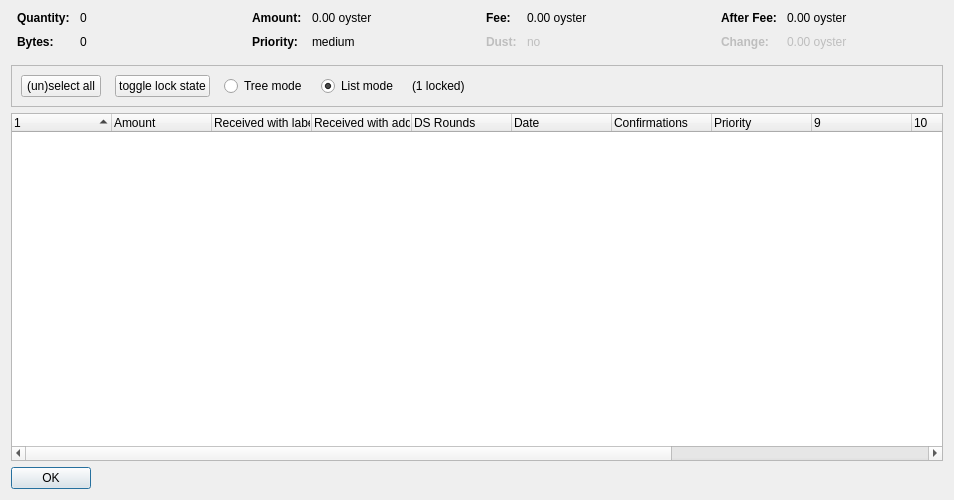
<?xml version="1.0" encoding="UTF-8"?>
<ui version="4.0">
 <class>CoinControlDialog</class>
 <widget class="QDialog" name="CoinControlDialog">
  <property name="geometry">
   <rect>
    <x>0</x>
    <y>0</y>
    <width>954</width>
    <height>500</height>
   </rect>
  </property>
  <property name="windowTitle">
   <string>Coin Selection</string>
  </property>
  <layout class="QVBoxLayout" name="verticalLayout">
   <item>
    <layout class="QHBoxLayout" name="horizontalLayoutTop" stretch="0,0,0,0">
     <property name="topMargin">
      <number>0</number>
     </property>
     <property name="bottomMargin">
      <number>10</number>
     </property>
     <item>
      <layout class="QFormLayout" name="formLayoutCoinControl1">
       <property name="horizontalSpacing">
        <number>10</number>
       </property>
       <property name="verticalSpacing">
        <number>10</number>
       </property>
       <property name="leftMargin">
        <number>6</number>
       </property>
       <property name="rightMargin">
        <number>6</number>
       </property>
       <item row="0" column="0">
        <widget class="QLabel" name="labelCoinControlQuantityText">
         <property name="font">
          <font>
           <weight>75</weight>
           <bold>true</bold>
          </font>
         </property>
         <property name="text">
          <string>Quantity:</string>
         </property>
        </widget>
       </item>
       <item row="0" column="1">
        <widget class="QLabel" name="labelCoinControlQuantity">
         <property name="cursor">
          <cursorShape>IBeamCursor</cursorShape>
         </property>
         <property name="contextMenuPolicy">
          <enum>Qt::ActionsContextMenu</enum>
         </property>
         <property name="text">
          <string notr="true">0</string>
         </property>
         <property name="textInteractionFlags">
          <set>Qt::LinksAccessibleByMouse|Qt::TextSelectableByKeyboard|Qt::TextSelectableByMouse</set>
         </property>
        </widget>
       </item>
       <item row="1" column="0">
        <widget class="QLabel" name="labelCoinControlBytesText">
         <property name="font">
          <font>
           <weight>75</weight>
           <bold>true</bold>
          </font>
         </property>
         <property name="text">
          <string>Bytes:</string>
         </property>
        </widget>
       </item>
       <item row="1" column="1">
        <widget class="QLabel" name="labelCoinControlBytes">
         <property name="cursor">
          <cursorShape>IBeamCursor</cursorShape>
         </property>
         <property name="contextMenuPolicy">
          <enum>Qt::ActionsContextMenu</enum>
         </property>
         <property name="text">
          <string notr="true">0</string>
         </property>
         <property name="textInteractionFlags">
          <set>Qt::LinksAccessibleByMouse|Qt::TextSelectableByKeyboard|Qt::TextSelectableByMouse</set>
         </property>
        </widget>
       </item>
      </layout>
     </item>
     <item>
      <layout class="QFormLayout" name="formLayoutCoinControl2">
       <property name="horizontalSpacing">
        <number>10</number>
       </property>
       <property name="verticalSpacing">
        <number>10</number>
       </property>
       <property name="leftMargin">
        <number>6</number>
       </property>
       <property name="rightMargin">
        <number>6</number>
       </property>
       <item row="0" column="0">
        <widget class="QLabel" name="labelCoinControlAmountText">
         <property name="font">
          <font>
           <weight>75</weight>
           <bold>true</bold>
          </font>
         </property>
         <property name="text">
          <string>Amount:</string>
         </property>
        </widget>
       </item>
       <item row="0" column="1">
        <widget class="QLabel" name="labelCoinControlAmount">
         <property name="cursor">
          <cursorShape>IBeamCursor</cursorShape>
         </property>
         <property name="contextMenuPolicy">
          <enum>Qt::ActionsContextMenu</enum>
         </property>
         <property name="text">
          <string notr="true">0.00 oyster</string>
         </property>
         <property name="textInteractionFlags">
          <set>Qt::LinksAccessibleByMouse|Qt::TextSelectableByKeyboard|Qt::TextSelectableByMouse</set>
         </property>
        </widget>
       </item>
       <item row="1" column="0">
        <widget class="QLabel" name="labelCoinControlPriorityText">
         <property name="font">
          <font>
           <weight>75</weight>
           <bold>true</bold>
          </font>
         </property>
         <property name="text">
          <string>Priority:</string>
         </property>
        </widget>
       </item>
       <item row="1" column="1">
        <widget class="QLabel" name="labelCoinControlPriority">
         <property name="cursor">
          <cursorShape>IBeamCursor</cursorShape>
         </property>
         <property name="contextMenuPolicy">
          <enum>Qt::ActionsContextMenu</enum>
         </property>
         <property name="text">
          <string>medium</string>
         </property>
         <property name="textInteractionFlags">
          <set>Qt::LinksAccessibleByMouse|Qt::TextSelectableByKeyboard|Qt::TextSelectableByMouse</set>
         </property>
        </widget>
       </item>
      </layout>
     </item>
     <item>
      <layout class="QFormLayout" name="formLayoutCoinControl3">
       <property name="horizontalSpacing">
        <number>10</number>
       </property>
       <property name="verticalSpacing">
        <number>10</number>
       </property>
       <property name="leftMargin">
        <number>6</number>
       </property>
       <property name="rightMargin">
        <number>6</number>
       </property>
       <item row="0" column="0">
        <widget class="QLabel" name="labelCoinControlFeeText">
         <property name="font">
          <font>
           <weight>75</weight>
           <bold>true</bold>
          </font>
         </property>
         <property name="text">
          <string>Fee:</string>
         </property>
        </widget>
       </item>
       <item row="0" column="1">
        <widget class="QLabel" name="labelCoinControlFee">
         <property name="cursor">
          <cursorShape>IBeamCursor</cursorShape>
         </property>
         <property name="contextMenuPolicy">
          <enum>Qt::ActionsContextMenu</enum>
         </property>
         <property name="text">
          <string notr="true">0.00 oyster</string>
         </property>
         <property name="textInteractionFlags">
          <set>Qt::LinksAccessibleByMouse|Qt::TextSelectableByKeyboard|Qt::TextSelectableByMouse</set>
         </property>
        </widget>
       </item>
       <item row="1" column="0">
        <widget class="QLabel" name="labelCoinControlLowOutputText">
         <property name="enabled">
          <bool>false</bool>
         </property>
         <property name="font">
          <font>
           <weight>75</weight>
           <bold>true</bold>
          </font>
         </property>
         <property name="text">
          <string>Dust:</string>
         </property>
        </widget>
       </item>
       <item row="1" column="1">
        <widget class="QLabel" name="labelCoinControlLowOutput">
         <property name="enabled">
          <bool>false</bool>
         </property>
         <property name="cursor">
          <cursorShape>IBeamCursor</cursorShape>
         </property>
         <property name="contextMenuPolicy">
          <enum>Qt::ActionsContextMenu</enum>
         </property>
         <property name="text">
          <string>no</string>
         </property>
         <property name="textInteractionFlags">
          <set>Qt::LinksAccessibleByMouse|Qt::TextSelectableByKeyboard|Qt::TextSelectableByMouse</set>
         </property>
        </widget>
       </item>
      </layout>
     </item>
     <item>
      <layout class="QFormLayout" name="formLayoutCoinControl4">
       <property name="horizontalSpacing">
        <number>10</number>
       </property>
       <property name="verticalSpacing">
        <number>10</number>
       </property>
       <property name="leftMargin">
        <number>6</number>
       </property>
       <property name="rightMargin">
        <number>6</number>
       </property>
       <item row="0" column="0">
        <widget class="QLabel" name="labelCoinControlAfterFeeText">
         <property name="font">
          <font>
           <weight>75</weight>
           <bold>true</bold>
          </font>
         </property>
         <property name="text">
          <string>After Fee:</string>
         </property>
        </widget>
       </item>
       <item row="0" column="1">
        <widget class="QLabel" name="labelCoinControlAfterFee">
         <property name="cursor">
          <cursorShape>IBeamCursor</cursorShape>
         </property>
         <property name="contextMenuPolicy">
          <enum>Qt::ActionsContextMenu</enum>
         </property>
         <property name="text">
          <string notr="true">0.00 oyster</string>
         </property>
         <property name="textInteractionFlags">
          <set>Qt::LinksAccessibleByMouse|Qt::TextSelectableByKeyboard|Qt::TextSelectableByMouse</set>
         </property>
        </widget>
       </item>
       <item row="1" column="0">
        <widget class="QLabel" name="labelCoinControlChangeText">
         <property name="enabled">
          <bool>false</bool>
         </property>
         <property name="font">
          <font>
           <weight>75</weight>
           <bold>true</bold>
          </font>
         </property>
         <property name="text">
          <string>Change:</string>
         </property>
        </widget>
       </item>
       <item row="1" column="1">
        <widget class="QLabel" name="labelCoinControlChange">
         <property name="enabled">
          <bool>false</bool>
         </property>
         <property name="cursor">
          <cursorShape>IBeamCursor</cursorShape>
         </property>
         <property name="contextMenuPolicy">
          <enum>Qt::ActionsContextMenu</enum>
         </property>
         <property name="text">
          <string notr="true">0.00 oyster</string>
         </property>
         <property name="textInteractionFlags">
          <set>Qt::LinksAccessibleByMouse|Qt::TextSelectableByKeyboard|Qt::TextSelectableByMouse</set>
         </property>
        </widget>
       </item>
      </layout>
     </item>
    </layout>
   </item>
   <item>
    <widget class="QFrame" name="frame">
     <property name="minimumSize">
      <size>
       <width>0</width>
       <height>40</height>
      </size>
     </property>
     <property name="frameShape">
      <enum>QFrame::StyledPanel</enum>
     </property>
     <property name="frameShadow">
      <enum>QFrame::Sunken</enum>
     </property>
     <layout class="QHBoxLayout" name="horizontalLayout">
      <item>
       <layout class="QHBoxLayout" name="horizontalLayoutPanel" stretch="0,0,0,0,0,0">
        <property name="spacing">
         <number>14</number>
        </property>
        <item>
         <widget class="QPushButton" name="pushButtonSelectAll">
          <property name="sizePolicy">
           <sizepolicy hsizetype="Maximum" vsizetype="Fixed">
            <horstretch>0</horstretch>
            <verstretch>0</verstretch>
           </sizepolicy>
          </property>
          <property name="text">
           <string>(un)select all</string>
          </property>
          <property name="autoDefault">
           <bool>false</bool>
          </property>
         </widget>
        </item>
        <item>
         <widget class="QPushButton" name="pushButtonToggleLock">
          <property name="sizePolicy">
           <sizepolicy hsizetype="Maximum" vsizetype="Fixed">
            <horstretch>0</horstretch>
            <verstretch>0</verstretch>
           </sizepolicy>
          </property>
          <property name="text">
           <string>toggle lock state</string>
          </property>
          <property name="autoDefault">
           <bool>false</bool>
          </property>
         </widget>
        </item>
        <item>
         <widget class="QRadioButton" name="radioTreeMode">
          <property name="sizePolicy">
           <sizepolicy hsizetype="Maximum" vsizetype="Fixed">
            <horstretch>0</horstretch>
            <verstretch>0</verstretch>
           </sizepolicy>
          </property>
          <property name="text">
           <string>Tree mode</string>
          </property>
         </widget>
        </item>
        <item>
         <widget class="QRadioButton" name="radioListMode">
          <property name="sizePolicy">
           <sizepolicy hsizetype="Maximum" vsizetype="Fixed">
            <horstretch>0</horstretch>
            <verstretch>0</verstretch>
           </sizepolicy>
          </property>
          <property name="text">
           <string>List mode</string>
          </property>
          <property name="checked">
           <bool>true</bool>
          </property>
         </widget>
        </item>
        <item>
         <widget class="QLabel" name="labelLocked">
          <property name="text">
           <string>(1 locked)</string>
          </property>
         </widget>
        </item>
        <item>
         <spacer name="horizontalSpacer">
          <property name="orientation">
           <enum>Qt::Horizontal</enum>
          </property>
          <property name="sizeHint" stdset="0">
           <size>
            <width>40</width>
            <height>20</height>
           </size>
          </property>
         </spacer>
        </item>
       </layout>
      </item>
     </layout>
    </widget>
   </item>
   <item>
    <widget class="CoinControlTreeWidget" name="treeWidget">
     <property name="contextMenuPolicy">
      <enum>Qt::CustomContextMenu</enum>
     </property>
     <property name="sortingEnabled">
      <bool>false</bool>
     </property>
     <property name="columnCount">
      <number>13</number>
     </property>
     <attribute name="headerShowSortIndicator" stdset="0">
      <bool>true</bool>
     </attribute>
     <attribute name="headerStretchLastSection">
      <bool>false</bool>
     </attribute>
     <column>
      <property name="text">
       <string/>
      </property>
     </column>
     <column>
      <property name="text">
       <string>Amount</string>
      </property>
     </column>
     <column>
      <property name="text">
       <string>Received with label</string>
      </property>
     </column>
     <column>
      <property name="text">
       <string>Received with address</string>
      </property>
     </column>
     <column>
      <property name="text">
       <string>DS Rounds</string>
      </property>
     </column>
     <column>
      <property name="text">
       <string>Date</string>
      </property>
     </column>
     <column>
      <property name="text">
       <string>Confirmations</string>
      </property>
      <property name="toolTip">
       <string>Confirmed</string>
      </property>
     </column>
     <column>
      <property name="text">
       <string>Priority</string>
      </property>
     </column>
     <column>
      <property name="text">
       <string/>
      </property>
     </column>
     <column>
      <property name="text">
       <string/>
      </property>
     </column>
     <column>
      <property name="text">
       <string/>
      </property>
     </column>
     <column>
      <property name="text">
       <string/>
      </property>
     </column>
     <column>
      <property name="text">
       <string/>
      </property>
     </column>
    </widget>
   </item>
   <item>
    <widget class="QDialogButtonBox" name="buttonBox">
     <property name="sizePolicy">
      <sizepolicy hsizetype="Maximum" vsizetype="Fixed">
       <horstretch>0</horstretch>
       <verstretch>0</verstretch>
      </sizepolicy>
     </property>
     <property name="orientation">
      <enum>Qt::Horizontal</enum>
     </property>
     <property name="standardButtons">
      <set>QDialogButtonBox::Ok</set>
     </property>
    </widget>
   </item>
  </layout>
 </widget>
 <customwidgets>
  <customwidget>
   <class>CoinControlTreeWidget</class>
   <extends>QTreeWidget</extends>
   <header>coincontroltreewidget.h</header>
  </customwidget>
 </customwidgets>
 <resources/>
 <connections/>
</ui>
